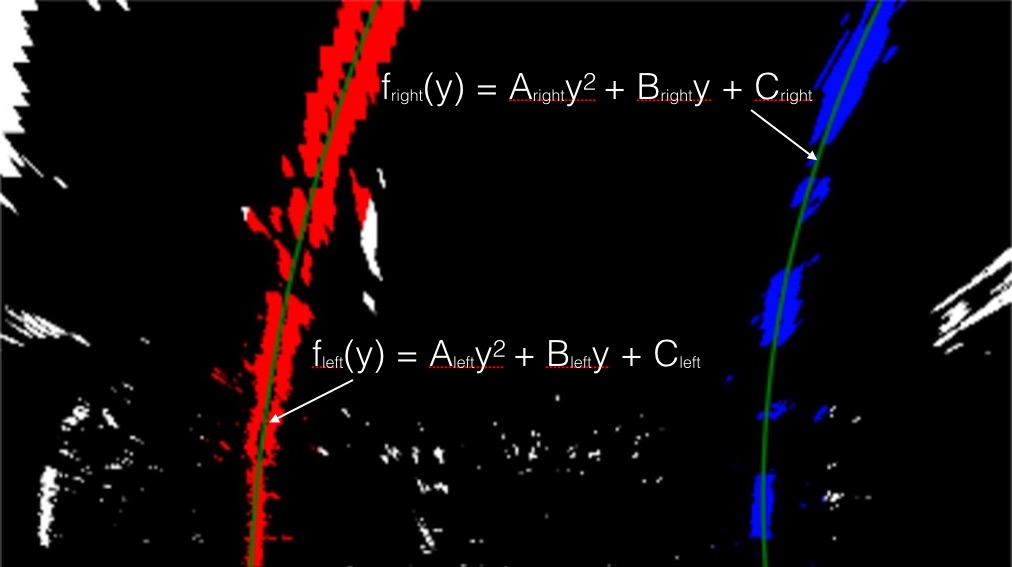
#> input picture P2-Advanced-Lane-Lines/examples/color_fit_lines.jpg, 1012 x 567 px
$ python -i Video_Processing.py   (imports and definitions only)   (older library calls are emulated)
#> lines starting #> are read from the running program, lines starting #| are printed output that depends on the picture; after the words box and inside, x2 and y2 are one past the last pixel; in counts of white or black regions, pixels touching at a corner belong together
import matplotlib.pyplot as plt
import matplotlib.image as mpimg
import numpy as np
import cv2
import glob
import pickle
from moviepy.editor import VideoFileClip

mtx = None
dist = None
M = None
Minv = None
line_prev = None
num_full_search = 0

class Line():
    # [51 lines left out: functions __init__, calibrate_camera, not called in this run]

def cal_undistort(img, mtx, dist):
    dst = cv2.undistort(img, mtx, dist, None, mtx)
    return dst

def gradient_color_thresh(img):
    # Apply Sobel and and magnitude gradient
    ksize = 5
    grad_binary = abs_sobel_thresh(img, orient='x', sobel_kernel=ksize, thresh=(30,150))
    mag_binary = mag_thresh(img, sobel_kernel=ksize, mag_thres=(50,100))
    dir_binary = dir_thresh(img, sobel_kernel=ksize, dir_thres=(0.7,1.3))
    # Apply Color threshold (along the s-channel in HLS color space)
    s_binary = hls_select(img,s_thresh=(175,250))

    # Combine both gradient & color threshold
    combined_binary = np.zeros_like(grad_binary)
    combined_binary[(((grad_binary == 1) & (mag_binary == 1) & (dir_binary == 1))| (s_binary == 1))] = 1
    #combined_binary[((grad_binary == 1) | (s_binary == 1))] = 1
    return combined_binary

def abs_sobel_thresh(img, orient='x', sobel_kernel=9, thresh=(0,255)):
    # Apply the following steps to img
    # 1) Convert to grayscale
    gray = cv2.cvtColor(img, cv2.COLOR_RGB2GRAY)
    # 2) Take the derivative in x or y given orient = 'x' or 'y'
    if orient == 'x':
        sobel = cv2.Sobel(gray, cv2.CV_64F, 1, 0, ksize = sobel_kernel)
    else:
        sobel = cv2.Sobel(gray, cv2.CV_64F, 0, 1, ksize = sobel_kernel)
    # 3) Take the absolute value of the derivative or gradient
    abs_sobel = np.absolute(sobel)
    # 4) Scale to 8-bit (0 - 255) then convert to type = np.uint8
    scaled_sobel = np.uint8(255*abs_sobel/np.max(abs_sobel))
    # 5) Create a mask of 1's where the scaled gradient magnitude
            # is > thresh_min and < thresh_max
    binary = np.zeros_like(scaled_sobel)
    binary[(scaled_sobel >= thresh[0]) & (scaled_sobel <= thresh[1])] = 1
    # 6) Return this mask as your binary_output image
    return binary

def mag_thresh(img, sobel_kernel=9, mag_thres=(0, 255)):

    # Apply the following steps to img
    # 1) Convert to grayscale
    gray = cv2.cvtColor(img, cv2.COLOR_RGB2GRAY)
    # 2) Take the gradient in x and y separately
    sobelx = cv2.Sobel(gray, cv2.CV_64F, 1, 0, ksize = sobel_kernel)
    sobely = cv2.Sobel(gray, cv2.CV_64F, 0, 1, ksize = sobel_kernel)
    # 3) Calculate the magnitude
    sobel_mag = np.sqrt(sobelx**2 + sobely**2)
    # 4) Scale to 8-bit (0 - 255) and convert to type = np.uint8
    scaled_sobel = np.uint8(255*sobel_mag/np.max(sobel_mag))
    # 5) Create a binary mask where mag thresholds are met
    binary = np.zeros_like(scaled_sobel)
    binary[(scaled_sobel >= mag_thres[0]) & (scaled_sobel <= mag_thres[1])] = 1
    # 6) Return this mask as your binary_output image
    return binary

def dir_thresh(img, sobel_kernel=9, dir_thres=(0, np.pi/2)):

    # Apply the following steps to img
    # 1) Convert to grayscale
    gray = cv2.cvtColor(img, cv2.COLOR_RGB2GRAY)
    # Calculate the x and y gradients
    sobelx = cv2.Sobel(gray, cv2.CV_64F, 1, 0, ksize=sobel_kernel)
    sobely = cv2.Sobel(gray, cv2.CV_64F, 0, 1, ksize=sobel_kernel)
    # Take the absolute value of the gradient direction,
    # apply a threshold, and create a binary image result
    absgraddir = np.arctan2(np.absolute(sobely), np.absolute(sobelx))
    binary =  np.zeros_like(absgraddir)
    binary[(absgraddir >= dir_thres[0]) & (absgraddir <= dir_thres[1])] = 1
    # Return the binary image
    return binary

def hls_select(img, s_thresh=(0, 255)):
    # 1) Convert to HLS color space
    hls = cv2.cvtColor(img, cv2.COLOR_RGB2HLS)
    s = hls[:,:,2]
    # 2) Apply a threshold to the S channel
    binary = np.zeros_like(s)
    binary[(s > s_thresh[0]) & (s <= s_thresh[1])] = 1
    # 3) Return a binary image of threshold result
    return binary

# [273 lines left out: functions perspective_transform, Initial_find_line_pixels, process_fit, curve_fit, convert_pixel_to_meters, fit_lines and 7 more, not called in this run]
    #return output2

#output = process_video()

>>> import cv2
>>> picture = cv2.imread('examples/color_fit_lines.jpg')
#> picture is the input picture: shape (567, 1012, 3); mean B, G, R 11.4, 8.2, 15.7
>>> result = gradient_color_thresh(picture)
#> in gradient_color_thresh, `grad_binary = abs_sobel_thresh(img, orient='x', sobel_kernel=ksize, th..`:
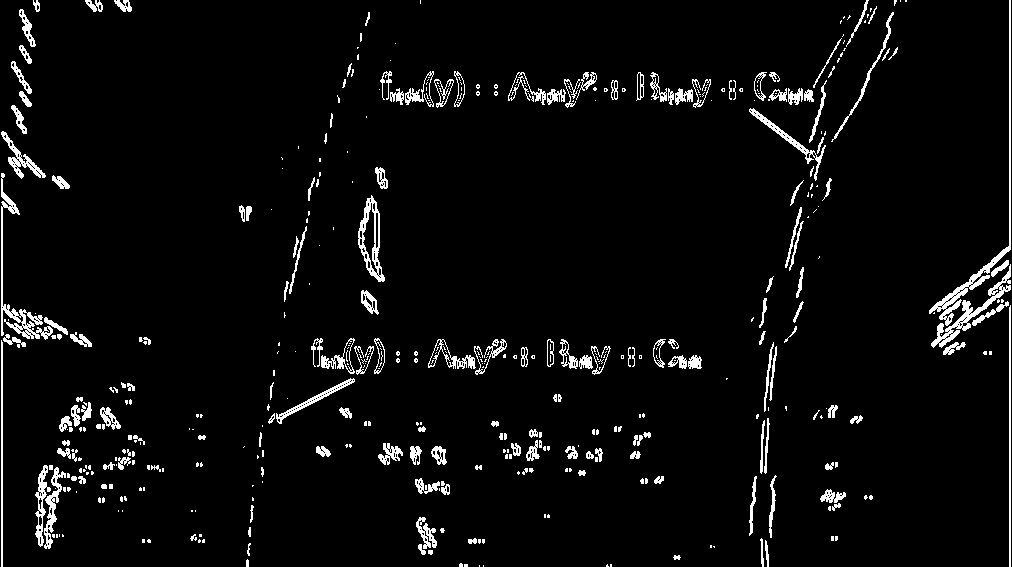
#> grad_binary: shape (567, 1012); values 0 (black) and 1 (white), 4.4% white in thin lines or dots
#> in mag_thresh, `sobely = cv2.Sobel(gray, cv2.CV_64F, 0, 1, ksize = sobel_kernel)`:
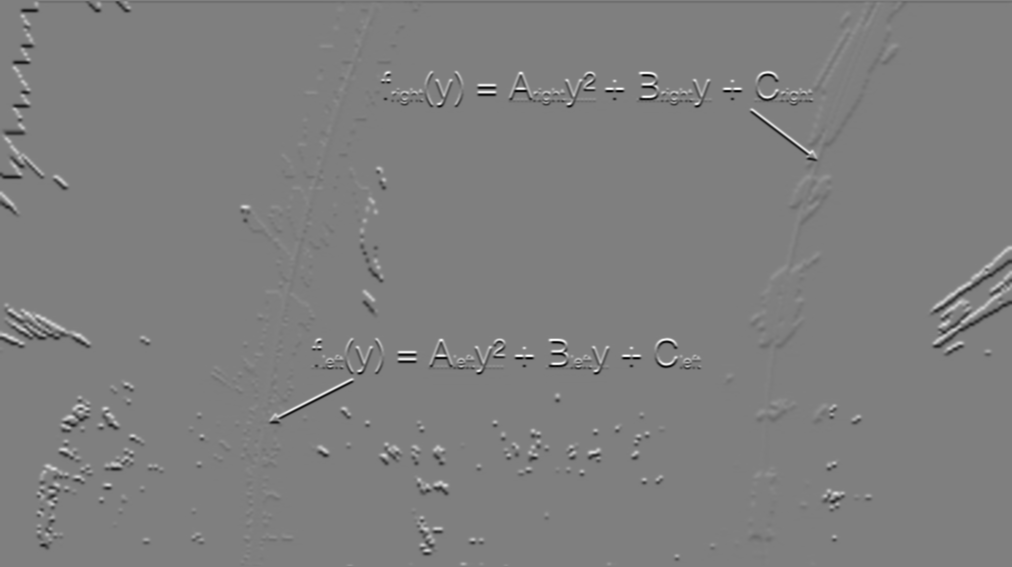
#> sobely: shape (567, 1012) float64; min -12189, max 12203, mean -8.5; drawn with min black and max white
#> in gradient_color_thresh, `mag_binary = mag_thresh(img, sobel_kernel=ksize, mag_thres=(50,100))`:
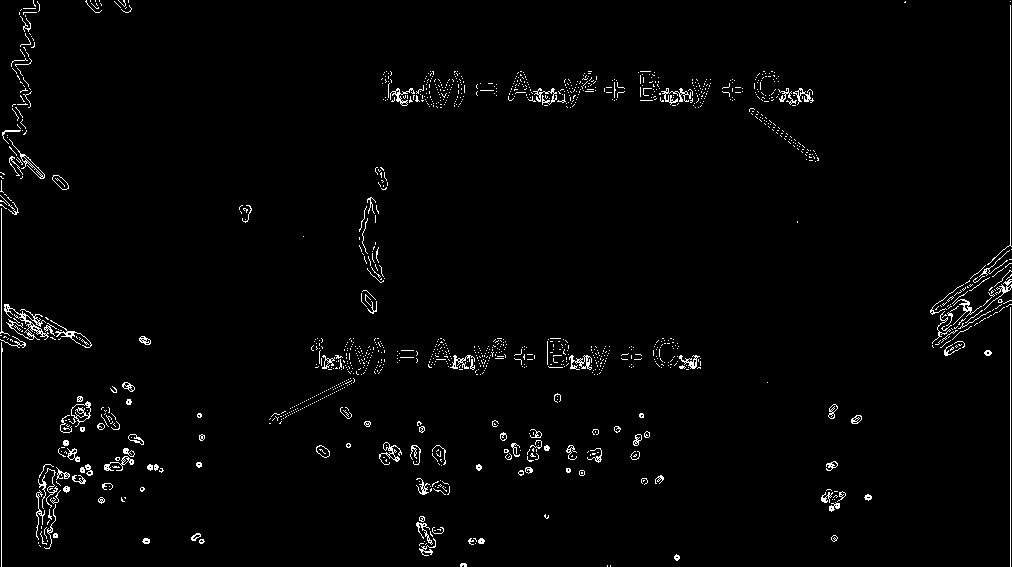
#> mag_binary: shape (567, 1012); values 0 (black) and 1 (white), 1.9% white in thin lines or dots
#> in dir_thresh, `absgraddir = np.arctan2(np.absolute(sobely), np.absolute(sobelx))`:
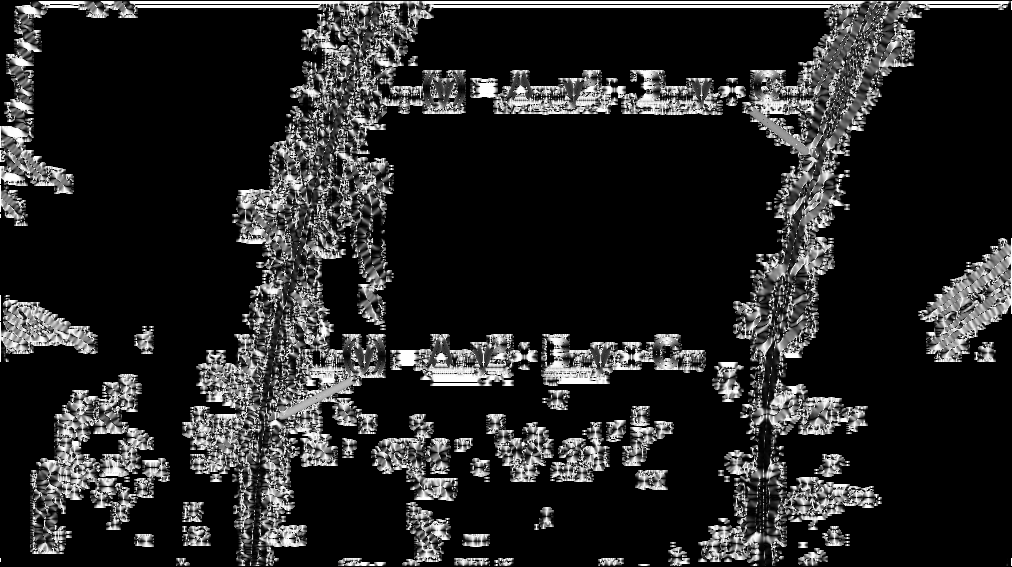
#> absgraddir: shape (567, 1012) float64; min 0, max 1.57, mean 0.236; drawn with min black and max white
#> in gradient_color_thresh, `dir_binary = dir_thresh(img, sobel_kernel=ksize, dir_thres=(0.7,1.3))`:
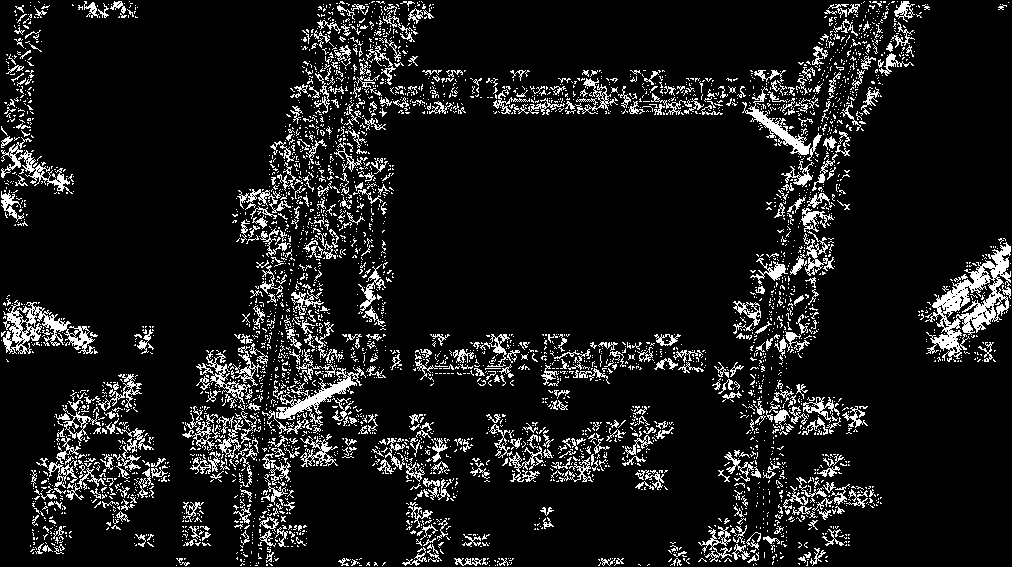
#> dir_binary: shape (567, 1012) float64; values 0 (black) and 1 (white), 10.2% white in thin lines or dots
#> in hls_select, `hls = cv2.cvtColor(img, cv2.COLOR_RGB2HLS)`: hls: shape (567, 1012, 3); mean of channels 0, 1, 2 14.2, 13.6, 37.6
#> in hls_select, `s = hls[:,:,2]`:
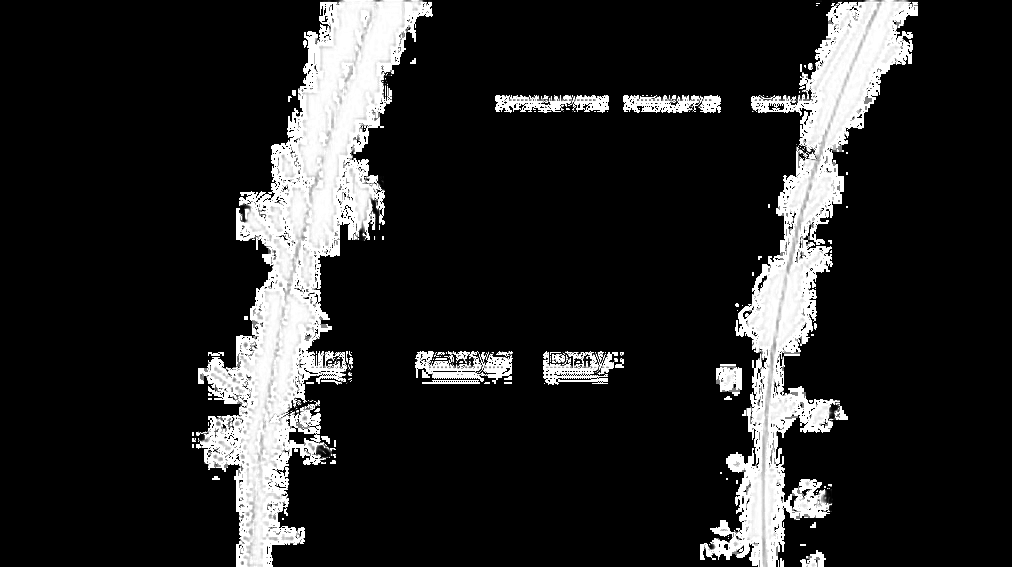
#> s: shape (567, 1012); min 0, max 255, mean 37.6
#> in gradient_color_thresh, `s_binary = hls_select(img,s_thresh=(175,250))`: s_binary: shape (567, 1012); values 0 (black) and 1 (white), 4.2% white; 991 white regions (956 under 20 px), largest, box (x1, y1, x2, y2) and area: (240, 0, 380, 567) 9981, (754, 0, 906, 567) 6965, (350, 0, 406, 133) 812
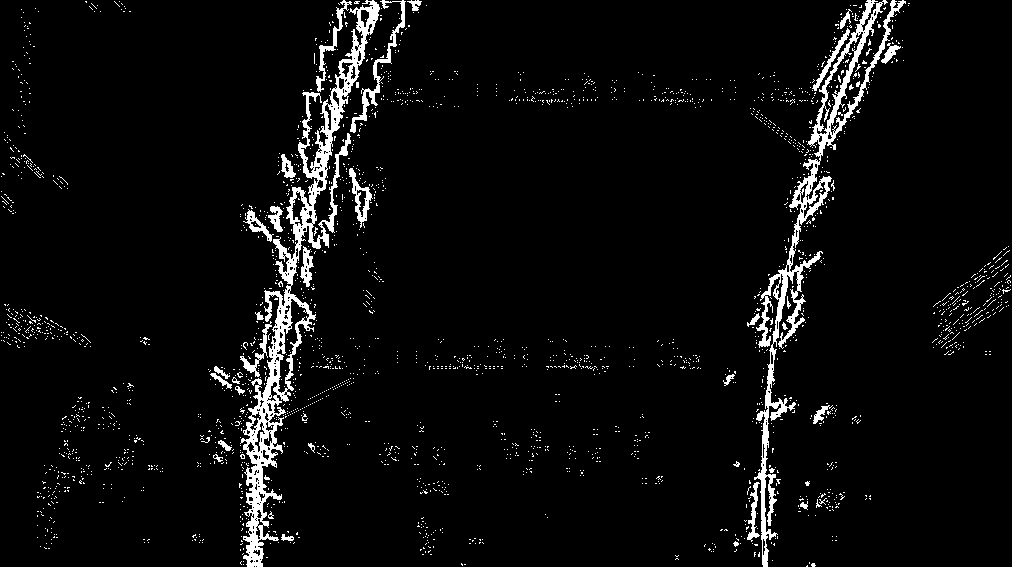
#> result: shape (567, 1012); values 0 (black) and 1 (white), 4.7% white; 2465 white regions (2430 under 20 px), largest, box (x1, y1, x2, y2) and area: (240, 0, 380, 567) 9985, (754, 0, 906, 567) 6967, (350, 0, 406, 133) 816
